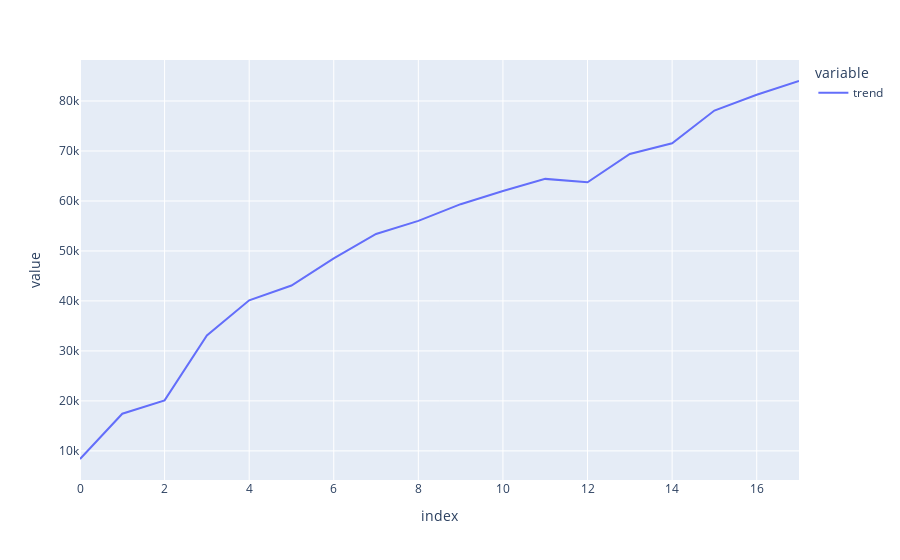

Source (notebook cell):
### Code cell
pxline(performance['trend'])

### Figure 1 — Plotly figure (JSON) as saved in the notebook; plotly's stock layout.template omitted (floating-point values rounded to 4 significant figures)
{"data": [{"hovertemplate": "variable=trend<br>index=%{x}<br>value=%{y}<extra></extra>", "legendgroup": "trend", "line": {"color": "#636efa", "dash": "solid"}, "marker": {"symbol": "circle"}, "mode": "lines", "name": "trend", "orientation": "v", "showlegend": true, "type": "scatter", "x": [0, 1, 2, 3, 4, 5, 6, 7, 8, 9, 10, 11, 12, 13, 14, 15, 16, 17], "xaxis": "x", "y": [8375, 17440.0, 20095, 33080.0, 40120.0, 43090.0, 48520, 53405, 56010, 59355, 62000, 64420, 63750.0, 69405, 71550, 78090.0, 81260.0, 84000.0], "yaxis": "y"}], "layout": {"autosize": true, "legend": {"title": {"text": "variable"}, "tracegroupgap": 0}, "margin": {"t": 60}, "xaxis": {"anchor": "y", "autorange": true, "domain": [0, 1], "range": [0, 17], "title": {"text": "index"}, "type": "linear"}, "yaxis": {"anchor": "x", "autorange": true, "domain": [0, 1], "range": [4173.0, 88200.0], "title": {"text": "value"}, "type": "linear"}}}
